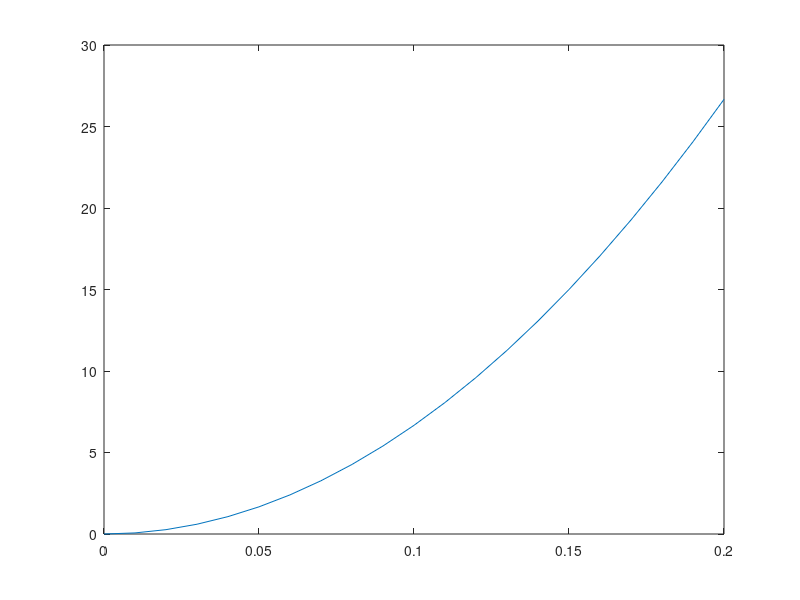

Here is the MATLAB script that generated this plot:

%Motion control
SigmaT=20;         %TOTAL value of torque
Im=0.005;     %Moment of inertia of motor 
Is=0.002;          %Moment of inertia of shaft
Il=0.008;     %Moment of inertia of load           kg
omega_zero=0;      %initial angular velocity
teta_zero=0;   %initial angular position
 
t=0:0.01:0.2;
I=Im+Il+Is;   %
alpha= SigmaT/I;       %total value of the moment of inertia
w=(SigmaT/I).*t+omega_zero;
teta=(SigmaT/(2*I)).*t.^2+omega_zero+teta_zero;

plot(t,teta)
